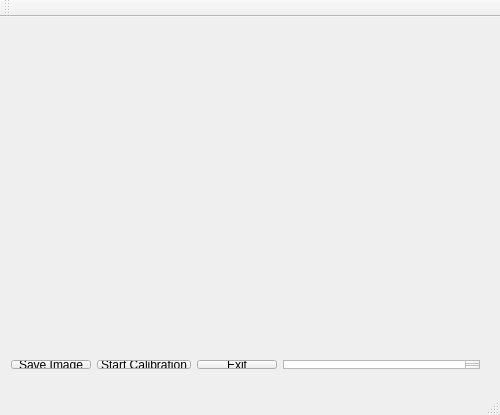
<?xml version="1.0" encoding="UTF-8"?>
<ui version="4.0">
 <class>MainWindow</class>
 <widget class="QMainWindow" name="MainWindow">
  <property name="geometry">
   <rect>
    <x>0</x>
    <y>0</y>
    <width>500</width>
    <height>415</height>
   </rect>
  </property>
  <property name="windowTitle">
   <string>MainWindow</string>
  </property>
  <widget class="QWidget" name="centralWidget">
   <widget class="QWidget" name="horizontalLayoutWidget">
    <property name="geometry">
     <rect>
      <x>0</x>
      <y>332</y>
      <width>491</width>
      <height>31</height>
     </rect>
    </property>
    <layout class="QHBoxLayout" name="horizontalLayout">
     <item>
      <widget class="QPushButton" name="pushButton_SaveImage">
       <property name="text">
        <string>Save Image</string>
       </property>
      </widget>
     </item>
     <item>
      <widget class="QPushButton" name="pushButton_StartCalib">
       <property name="text">
        <string>Start Calibration</string>
       </property>
      </widget>
     </item>
     <item>
      <widget class="QPushButton" name="pushButton_Exit">
       <property name="text">
        <string>Exit</string>
       </property>
      </widget>
     </item>
     <item>
      <widget class="QTextEdit" name="textEdit_Diagnose"/>
     </item>
    </layout>
   </widget>
   <widget class="QLabel" name="imageLabel">
    <property name="geometry">
     <rect>
      <x>16</x>
      <y>20</y>
      <width>461</width>
      <height>261</height>
     </rect>
    </property>
    <property name="text">
     <string/>
    </property>
   </widget>
  </widget>
  <widget class="QMenuBar" name="menuBar">
   <property name="geometry">
    <rect>
     <x>0</x>
     <y>0</y>
     <width>500</width>
     <height>21</height>
    </rect>
   </property>
  </widget>
  <widget class="QToolBar" name="mainToolBar">
   <attribute name="toolBarArea">
    <enum>TopToolBarArea</enum>
   </attribute>
   <attribute name="toolBarBreak">
    <bool>false</bool>
   </attribute>
  </widget>
  <widget class="QStatusBar" name="statusBar"/>
 </widget>
 <layoutdefault spacing="6" margin="11"/>
 <resources/>
 <connections/>
</ui>
